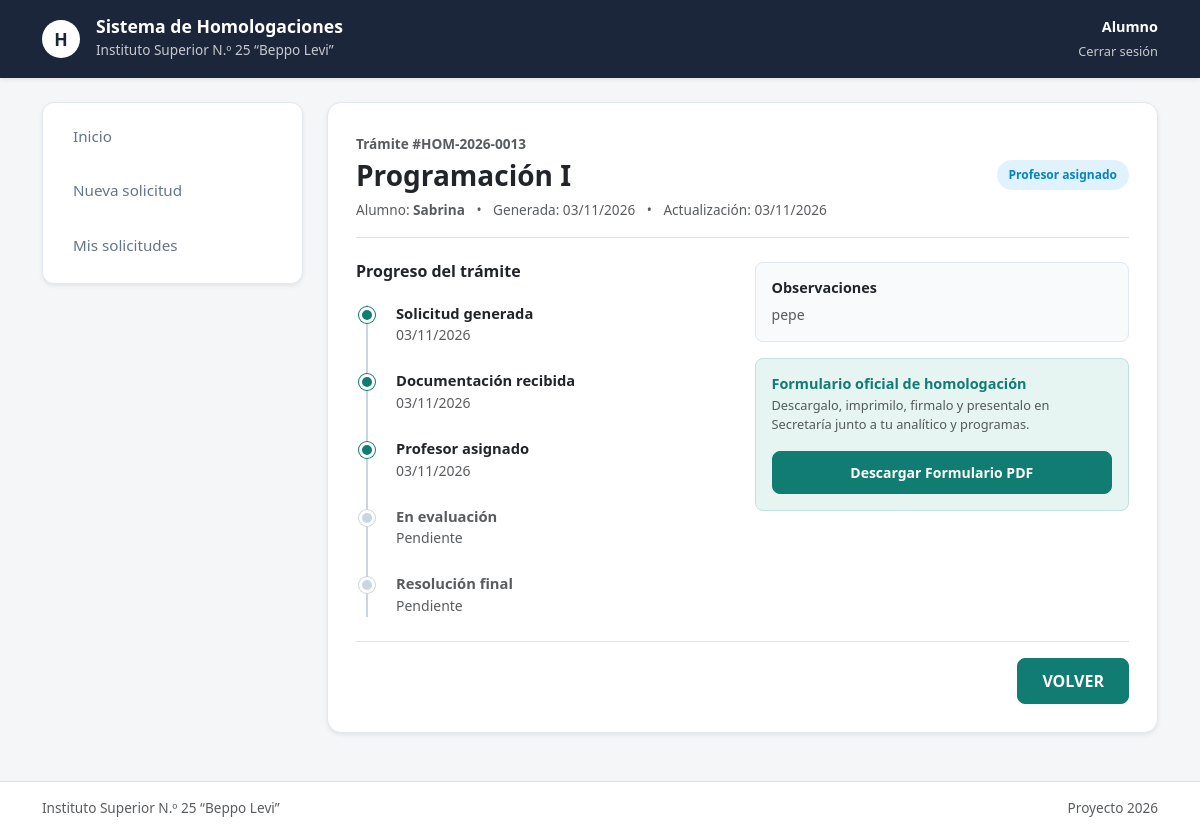
Screenshot of /solicitud/13/ (signed in) with the database file from the repository.
### app1/models.py (models this page shows, shortened)
class PerfilUsuario(models.Model):
    ROLES = [
        ('ALUMNO', 'Alumno'),
        ('SECRETARIA', 'Secretaría'),
        ('JEFE_CARRERA', 'Jefe de Carrera'),
        ('PROFESOR', 'Profesor'),
    ]
    user = models.OneToOneField(User, on_delete=models.CASCADE, null=True, blank=True, related_name="perfil")
    nombre_apellido = models.CharField(max_length=150, verbose_name="Nombre y Apellido")
    dni = models.CharField(max_length=15, unique=True, verbose_name="DNI")
    fecha_nacimiento = models.DateField(null=True, blank=True, verbose_name="Fecha de Nacimiento")
    rol = models.CharField(max_length=20, choices=ROLES, default='ALUMNO', verbose_name="Rol")
    carrera = models.ForeignKey(Carrera, on_delete=models.SET_NULL, null=True, blank=True, verbose_name="Carrera")
    cuenta_activada = models.BooleanField(default=False, verbose_name="¿Cuenta Activada?")
    codigo_verificacion = models.CharField(max_length=6, blank=True, null=True, verbose_name="Código de 6 dígitos")

class SolicitudHomologacion(models.Model):
    ESTADOS = [
        ('PENDIENTE_PRESENTACION', 'Pendiente de presentación en Secretaría'),
        ('DOCUMENTACION_RECIBIDA', 'Documentación recibida'),
        ('PROFESOR_ASIGNADO', 'Profesor asignado'),
        ('EN_EVALUACION', 'En evaluación'),
        ('EVALUACION_FINALIZADA', 'Evaluación finalizada'),
        ('CORRECCION_SOLICITADA', 'Corrección solicitada'),
        ('DICTAMEN_APROBADO', 'Dictamen aprobado'),
        ('HOMOLOGACION_APROBADA', 'Homologación aprobada'),
        ('HOMOLOGACION_RECHAZADA', 'Homologación rechazada'),
    ]
    numero_tramite = models.CharField(max_length=30, unique=True, verbose_name="Número de Trámite")
    alumno = models.ForeignKey(PerfilUsuario, on_delete=models.CASCADE, limit_choices_to={'rol': 'ALUMNO'}, related_name="solicitudes")
    institucion_origen = models.CharField(max_length=200, verbose_name="Institución de Origen")
    carrera_origen = models.CharField(max_length=200, verbose_name="Carrera de Origen")
    analitico_pdf = models.FileField(upload_to="analiticos/", null=True, blank=True, verbose_name="Certificado Analítico")
    programa_origen_pdf = models.FileField(upload_to="programas_origen/", null=True, blank=True, verbose_name="Programa de la Materia de Origen")
    observaciones_alumno = models.TextField(blank=True, null=True, verbose_name="Observaciones del Alumno")
    estado = models.CharField(max_length=30, choices=ESTADOS, default='PENDIENTE_PRESENTACION', verbose_name="Estado de la Solicitud")
    fecha_creacion = models.DateTimeField(auto_now_add=True, verbose_name="Fecha de Creación")
    fecha_actualizacion = models.DateTimeField(auto_now=True, verbose_name="Última Actualización")

class MateriaSolicitada(models.Model):
    RESULTADOS = [
        ('PENDIENTE', 'Pendiente'),
        ('APROBADA', 'Aprobada'),
        ('RECHAZADA', 'Rechazada'),
    ]
    solicitud = models.ForeignKey(SolicitudHomologacion, on_delete=models.CASCADE, related_name="materias_solicitadas")
    materia = models.ForeignKey(Materia, on_delete=models.CASCADE, verbose_name="Materia Institucional a Homologar")
    profesor_evaluador = models.ForeignKey(PerfilUsuario, on_delete=models.SET_NULL, null=True, blank=True, limit_choices_to={'rol': 'PROFESOR'}, related_name="evaluaciones_asignadas")
    programa_institucional = models.ForeignKey(ProgramaAcademico, on_delete=models.SET_NULL, null=True, blank=True)
    resultado_dictamen = models.CharField(max_length=20, choices=RESULTADOS, default='PENDIENTE', verbose_name="Resultado Dictamen")
    fundamentacion_profesor = models.TextField(blank=True, null=True, verbose_name="Fundamentación del Profesor")
    observaciones_jefe_carrera = models.TextField(blank=True, null=True, verbose_name="Observaciones Jefe de Carrera")

class Materia(models.Model):
    carrera = models.ForeignKey(Carrera, on_delete=models.CASCADE, related_name="materias")
    nombre = models.CharField(max_length=150, verbose_name="Nombre de la Materia")
    año = models.CharField(max_length=20, blank=True, null=True, verbose_name="Año / Nivel")

### app1/views.py (the view)
# urls.py: path('solicitud/<int:solicitud_id>/', views.detalle_solicitud, name='detalle_solicitud'),
@login_required(login_url='index')
def detalle_solicitud(request, solicitud_id):
    if request.user.perfil.rol == 'ALUMNO':
        solicitud = get_object_or_404(SolicitudHomologacion, id=solicitud_id, alumno=request.user.perfil)
    else:
        solicitud = get_object_or_404(SolicitudHomologacion, id=solicitud_id)
    return render(request, 'app1/detalle_solicitud.html', {'solicitud': solicitud})

### app1/templates/app1/detalle_solicitud.html (shortened to what this page needs)
{% extends 'app1/base.html' %}
{% load static %}
{% block usuario_header %}
    <div class="text-end">
        <span class="d-block fw-bold text-white" style="font-size: 0.9rem;">
            {{ request.user.perfil.get_rol_display }}
        </span>
        <a href="{% url 'cerrar_sesion' %}" class="text-white text-opacity-75 text-decoration-none" style="font-size: 0.8rem;">
            Cerrar sesión
        </a>
    </div>
{% endblock usuario_header %}
{% block contenido %}
<div class="row g-4">
    <div class="col-12 col-lg-3">
        <div class="sidebar-nav shadow-sm d-flex flex-row flex-lg-column gap-2 overflow-auto">
            {% if request.user.perfil.rol == 'ALUMNO' %}
                <a href="{% url 'panel_alumno' %}" class="sidebar-link">Inicio</a>
                <a href="{% url 'nueva_solicitud' %}" class="sidebar-link">Nueva solicitud</a>
                <a href="{% url 'mis_solicitudes' %}" class="sidebar-link">Mis solicitudes</a>
               {% elif request.user.perfil.rol == 'JEFE_CARRERA' %}
                <a href="{% url 'jefe_pendientes' %}" class="sidebar-link">Pendientes</a>
                <a href="{% url 'jefe_dictamenes' %}" class="sidebar-link">Revisar dictámenes</a>
                <a href="{% url 'jefe_historial' %}" class="sidebar-link active">Historial</a>
            {% endif %}
        </div>
    </div>
    <div class="col-12 col-lg-9">
        <div class="card-homolotec shadow-sm text-start">
            <div class="border-bottom pb-3 mb-4">
                <span class="text-muted fw-bold" style="font-size: 0.85rem;">Trámite #{{ solicitud.numero_tramite }}</span>
                <div class="d-flex justify-content-between align-items-center mt-1">
                    <h3 class="fw-bold text-dark mb-0">
                        {{ solicitud.materias_solicitadas.first.materia.nombre|default:"Solicitud de Homologación" }}
                    </h3>
                    <span class="badge-estado
                        {% if solicitud.estado == 'HOMOLOGACION_APROBADA' or solicitud.estado == 'DICTAMEN_APROBADO' %}badge-aprobada
                        {% elif solicitud.estado == 'HOMOLOGACION_RECHAZADA' %}badge-rechazada
                        {% elif solicitud.estado == 'DOCUMENTACION_RECIBIDA' or solicitud.estado == 'PROFESOR_ASIGNADO' %}badge-recibida
                        {% elif solicitud.estado == 'EN_EVALUACION' %}badge-en-evaluacion
                        {% else %}badge-pendiente{% endif %}">
                        {{ solicitud.get_estado_display }}
                    </span>
                </div>
                <div class="text-muted mt-2" style="font-size: 0.85rem;">
                    <span>Alumno: <strong>{{ solicitud.alumno.nombre_apellido }}</strong></span>
                    <span class="mx-2">•</span>
                    <span>Generada: {{ solicitud.fecha_creacion|date:"d/m/Y" }}</span>
                    <span class="mx-2">•</span>
                    <span>Actualización: {{ solicitud.fecha_actualizacion|date:"d/m/Y" }}</span>
                </div>
            </div>
            <div class="row g-4 mb-4">
                <div class="col-md-6">
                    <h6 class="fw-bold text-dark mb-4">Progreso del trámite</h6>
                    <div class="timeline">
                        <div class="timeline-item">
                            <div class="timeline-dot active"></div>
                            <h6 class="fw-bold mb-0 text-dark" style="font-size: 0.92rem;">Solicitud generada</h6>
                            <small class="text-muted">{{ solicitud.fecha_creacion|date:"d/m/Y" }}</small>
                        </div>
                        <div class="timeline-item">
                            <div class="timeline-dot {% if solicitud.estado != 'PENDIENTE_PRESENTACION' %}active{% endif %}"></div>
                            <h6 class="fw-bold mb-0 {% if solicitud.estado == 'PENDIENTE_PRESENTACION' %}text-muted{% else %}text-dark{% endif %}" style="font-size: 0.92rem;">
                                Documentación recibida
                            </h6>
                            <small class="text-muted">
                                {% if solicitud.estado != 'PENDIENTE_PRESENTACION' %}{{ solicitud.fecha_actualizacion|date:"d/m/Y" }}{% else %}Pendiente en Secretaría{% endif %}
                            </small>
                        </div>
                        <div class="timeline-item">
                            <div class="timeline-dot {% if solicitud.estado == 'PROFESOR_ASIGNADO' or solicitud.estado == 'EN_EVALUACION' or solicitud.estado == 'DICTAMEN_APROBADO' or solicitud.estado == 'HOMOLOGACION_APROBADA' or solicitud.estado == 'HOMOLOGACION_RECHAZADA' %}active{% endif %}"></div>
                            <h6 class="fw-bold mb-0 {% if solicitud.estado == 'PENDIENTE_PRESENTACION' or solicitud.estado == 'DOCUMENTACION_RECIBIDA' %}text-muted{% else %}text-dark{% endif %}" style="font-size: 0.92rem;">
                                Profesor asignado
                            </h6>
                            <small class="text-muted">
                                {% if solicitud.estado == 'PROFESOR_ASIGNADO' or solicitud.estado == 'EN_EVALUACION' or solicitud.estado == 'DICTAMEN_APROBADO' or solicitud.estado == 'HOMOLOGACION_APROBADA' or solicitud.estado == 'HOMOLOGACION_RECHAZADA' %}
                                    {{ solicitud.fecha_actualizacion|date:"d/m/Y" }}
                                {% else %}Pendiente{% endif %}
                            </small>
                        </div>
                        <div class="timeline-item">
                            <div class="timeline-dot "></div>
                            <h6 class="fw-bold mb-0 {% if solicitud.estado == 'EN_EVALUACION' or solicitud.estado == 'DICTAMEN_APROBADO' or solicitud.estado == 'HOMOLOGACION_APROBADA' or solicitud.estado == 'HOMOLOGACION_RECHAZADA' %}text-dark{% else %}text-muted{% endif %}" style="font-size: 0.92rem;">
                                En evaluación
                            </h6>
                            <small class="text-muted">
                                {% if solicitud.estado == 'EN_EVALUACION' or solicitud.estado == 'DICTAMEN_APROBADO' or solicitud.estado == 'HOMOLOGACION_APROBADA' or solicitud.estado == 'HOMOLOGACION_RECHAZADA' %}
                                    {{ solicitud.fecha_actualizacion|date:"d/m/Y" }}
                                {% else %}Pendiente{% endif %}
                            </small>
                        </div>
                        <div class="timeline-item">
                            <div class="timeline-dot {% if solicitud.estado == 'HOMOLOGACION_APROBADA' or solicitud.estado == 'HOMOLOGACION_RECHAZADA' %}active{% endif %}"></div>
                            <h6 class="fw-bold mb-0 {% if solicitud.estado == 'HOMOLOGACION_APROBADA' or solicitud.estado == 'HOMOLOGACION_RECHAZADA' %}text-dark{% else %}text-muted{% endif %}" style="font-size: 0.92rem;">
                                Resolución final
                            </h6>
                            <small class="{% if solicitud.estado == 'HOMOLOGACION_APROBADA' %}text-success fw-bold{% elif solicitud.estado == 'HOMOLOGACION_RECHAZADA' %}text-danger fw-bold{% else %}text-muted{% endif %}">
                                {% if solicitud.estado == 'HOMOLOGACION_APROBADA' %}Homologación aprobada
                                {% elif solicitud.estado == 'HOMOLOGACION_RECHAZADA' %}Homologación rechazada
                                {% else %}Pendiente{% endif %}
                            </small>
                        </div>
                    </div>
                </div>
                <div class="col-md-6">
                    <div class="p-3 mb-3 rounded-3" style="background-color: #f8fafc; border: 1px solid #e2e8f0;">
                        <h6 class="fw-bold text-dark mb-2" style="font-size: 0.9rem;">Observaciones</h6>
                        <p class="text-muted mb-0" style="font-size: 0.88rem; line-height: 1.5;">
                            {% if solicitud.observaciones_alumno %}
                                {{ solicitud.observaciones_alumno }}
                            {% else %}
                                Sin observaciones adicionales.
                            {% endif %}
                        </p>
                    </div>
                    {% if request.user.perfil.rol == 'ALUMNO' %}
                        <div class="p-3 rounded-3" style="background-color: #e6f4f2; border: 1px solid #bfe3de;">
                            <h6 class="fw-bold mb-1" style="color: #107c72; font-size: 0.9rem;">
                                Formulario oficial de homologación
                            </h6>
                            <p class="text-muted mb-3" style="font-size: 0.8rem;">
                                Descargalo, imprimilo, firmalo y presentalo en Secretaría junto a tu analítico y programas.
                            </p>
                            <a href="#" class="btn btn-sm btn-teal w-100">
                                Descargar Formulario PDF
                            </a>
                        </div>
                    {% endif %}
                </div>
            </div>
            <div class="d-flex justify-content-end pt-3 border-top">
                {% if request.user.perfil.rol == 'ALUMNO' %}
                    <a href="{% url 'panel_alumno' %}" class="btn btn-teal px-4">VOLVER</a>
                {% elif request.user.perfil.rol == 'SECRETARIA' %}
                    <a href="{% url 'secretaria_solicitudes' %}" class="btn btn-teal px-4">VOLVER</a>
                 {% elif request.user.perfil.rol == 'JEFE_CARRERA' %}
                    <a href="{% url 'jefe_historial' %}" class="btn btn-teal px-4">VOLVER</a>
                {% elif request.user.perfil.rol == 'PROFESOR' %}
                    <a href="{% url 'profesor_historial' %}" class="btn btn-teal px-4">VOLVER</a>
                {% endif %}
            </div>
        </div>
    </div>
</div>
{% endblock contenido %}

### rows the page displays
SolicitudHomologacion: numero_tramite "HOM-2026-0013", materias_solicitadas.first.materia.nombre "Programación I", estado "Profesor asignado", alumno.nombre_apellido "Sabrina", fecha_creacion "03/11/2026", fecha_actualizacion "03/11/2026", observaciones_alumno "pepe"

### other values shown
{{ request.user.perfil.get_rol_display }} "Alumno"
